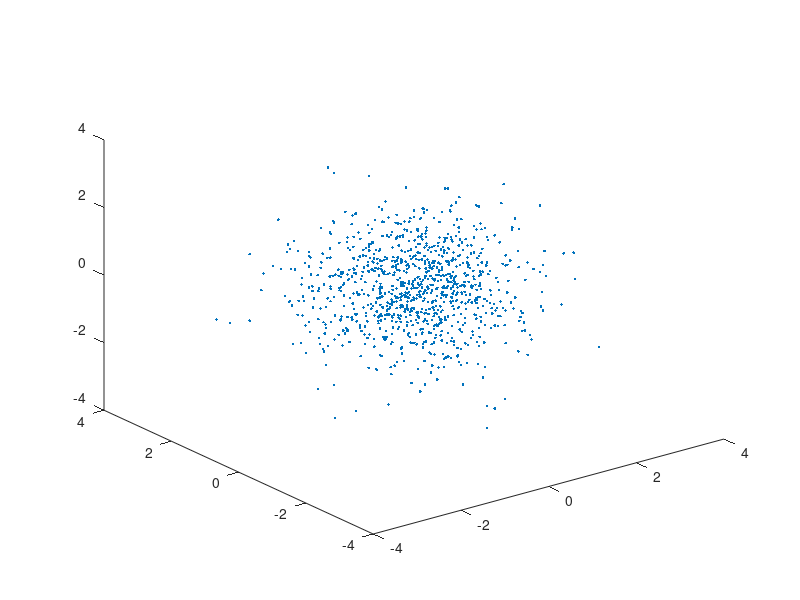
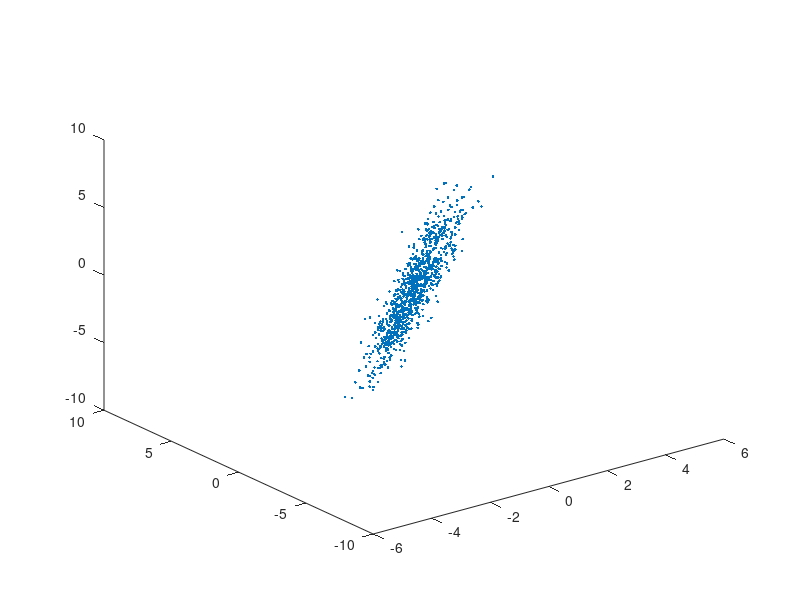

Here is the MATLAB script that generated these plots, in order:
%%Noise Lab 1 Trivariate Normal Distribution
clear;
close all;
n = 1000;
mu = zeros(3,1); %zero mean    
X1 = randn(1,n);
X2 = randn(1,n);
X3 = randn(1,n);
X = [X1;X2;X3];
A = randn(3,3);
Y = A*X;
figure
plot3(X1,X2,X3,'.')
figure
plot3(Y(1,:),Y(2,:),Y(3,:),'.')

% fprintf('Covariance Matrix')
% display(A)
% B = corrcoef(A);
% fprintf('Correlation Coefficients')
% display(B)
% 
% Z = sqrtm(A).*X; 
% display(Z)
% plot3(Z(1),Z(2),Z(3));